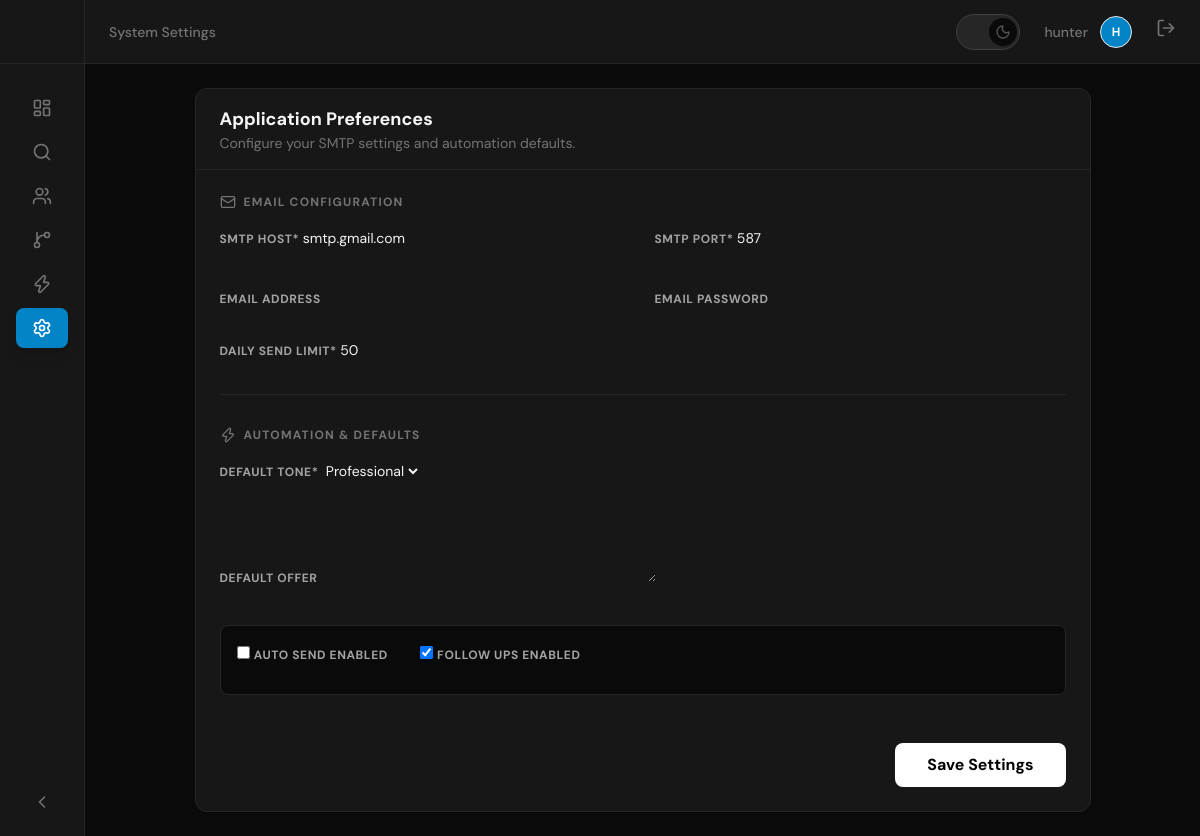
Page /dashboard/settings/ (signed in) on the committed database.
### leads/models.py (models this page shows, shortened)
class AppSetting(models.Model):
    smtp_host = models.CharField(max_length=255, default='smtp.gmail.com')
    smtp_port = models.IntegerField(default=587)
    email_address = models.EmailField(blank=True)
    email_password = models.CharField(max_length=255, blank=True)
    daily_send_limit = models.IntegerField(default=50)
    default_tone = models.CharField(max_length=20, choices=Lead.TONE_CHOICES, default='professional')
    default_offer = models.TextField(blank=True)
    auto_send_enabled = models.BooleanField(default=False)
    follow_ups_enabled = models.BooleanField(default=True)
    class Meta:
        verbose_name = "Application Setting"
        verbose_name_plural = "Application Settings"

### leads/views.py (the view)
# urls.py: path('settings/', views.settings_view, name='settings'),
@login_required
def settings_view(request):
    setting = AppSetting.objects.first()
    if not setting:
        setting = AppSetting.objects.create()
    if request.method == 'POST':
        form = AppSettingForm(request.POST, instance=setting)
        if form.is_valid():
            form.save()
            messages.success(request, "Settings updated successfully!")
            if request.headers.get('HX-Request'):
                return HttpResponse(status=204, headers={'HX-Trigger': 'settingsUpdated'})
            return redirect('leads:settings')
    else:
        form = AppSettingForm(instance=setting)
    return render(request, 'leads/settings.html', {'form': form})

### leads/forms.py
class AppSettingForm(forms.ModelForm):
    class Meta:
        model = AppSetting
        fields = [
            'smtp_host', 'smtp_port', 'email_address', 'email_password',
            'daily_send_limit', 'default_tone', 'default_offer',
            'auto_send_enabled', 'follow_ups_enabled'
        ]
        widgets = {
            'email_password': forms.PasswordInput(render_value=True),
            'default_offer': forms.Textarea(attrs={'rows': 3}),
        }

### leads/templates/leads/settings.html (shortened to what this page needs)
{% extends "base.html" %}
{% load crispy_forms_tags %}
{% block header_title %}System Settings{% endblock %}
{% block content %}
<div class="max-w-4xl mx-auto">
    <div class="bg-neutral-900 border border-neutral-800 rounded-xl overflow-hidden">
        <div class="px-6 py-4 border-b border-neutral-800">
            <h2 class="text-lg font-bold">Application Preferences</h2>
            <p class="text-sm text-neutral-500">Configure your SMTP settings and automation defaults.</p>
        </div>
        <form hx-post="{% url 'leads:settings' %}" hx-swap="none" class="p-6 space-y-8">
            <section>
                <h3 class="text-xs font-bold text-neutral-500 uppercase tracking-widest mb-4 flex items-center">
                    <i data-lucide="mail" class="w-4 h-4 mr-2"></i>
                    Email Configuration
                </h3>
                <div class="grid grid-cols-1 md:grid-cols-2 gap-6">
                    {{ form.smtp_host|as_crispy_field }}
                    {{ form.smtp_port|as_crispy_field }}
                    {{ form.email_address|as_crispy_field }}
                    {{ form.email_password|as_crispy_field }}
                </div>
                <div class="mt-4">
                    {{ form.daily_send_limit|as_crispy_field }}
                </div>
            </section>
            <section>
                <h3 class="text-xs font-bold text-neutral-500 uppercase tracking-widest mb-4 flex items-center border-t border-neutral-800 pt-8">
                    <i data-lucide="zap" class="w-4 h-4 mr-2"></i>
                    Automation & Defaults
                </h3>
                <div class="grid grid-cols-1 md:grid-cols-2 gap-6">
                    {{ form.default_tone|as_crispy_field }}
                    <div class="col-span-full">
                        {{ form.default_offer|as_crispy_field }}
                    </div>
                </div>
                <div class="flex flex-col md:flex-row gap-8 mt-6 p-4 bg-neutral-950 rounded-lg border border-neutral-800">
                    {{ form.auto_send_enabled|as_crispy_field }}
                    {{ form.follow_ups_enabled|as_crispy_field }}
                </div>
            </section>
            <div class="flex justify-end pt-4">
                <button type="submit" class="bg-white text-black px-8 py-2.5 rounded-lg font-bold hover:bg-neutral-200 transition-colors">
                    Save Settings
                </button>
            </div>
        </form>
    </div>
</div>
{% endblock %}

### templates/base.html (shortened to what this page needs)
<!DOCTYPE html>
<html lang="en" class="dark">
<head>
    <script src="https://cdn.tailwindcss.com"></script>
</head>
<body class="bg-surface-50 text-surface-900 font-sans transition-colors duration-300" hx-headers='{"X-CSRFToken": "{{ csrf_token }}"}'>
    <div class="flex h-screen overflow-hidden" x-data="{ sidebarOpen: false, sidebarCollapsed: $persist(false).as('sidebarCollapsed') }">
        <aside class="fixed inset-y-0 left-0 z-50 bg-surface-100 border-r border-surface-200 transform transition-all duration-300 ease-in-out md:relative md:translate-x-0 sidebar-transition"
               :class="{
                   'translate-x-0': sidebarOpen,
                   '-translate-x-full': !sidebarOpen,
                   'w-64': !sidebarCollapsed,
                   'w-20': sidebarCollapsed
               }">
            <div class="flex items-center h-16 px-6 border-b border-surface-200" :class="sidebarCollapsed ? 'justify-center' : 'justify-between'">
            </div>
            <nav class="mt-6 px-4 space-y-1">
                <a href="{% url 'leads:dashboard' %}" class="flex items-center px-4 py-2.5 text-sm font-medium rounded-lg transition-all group {% if request.resolver_match.url_name == 'dashboard' %}bg-primary-600 text-white shadow-lg shadow-primary-600/20{% else %}text-surface-500 hover:text-surface-950 hover:bg-surface-200{% endif %}" :title="sidebarCollapsed ? 'Dashboard' : ''">
                    <i data-lucide="layout-dashboard" class="w-5 h-5 shrink-0" :class="sidebarCollapsed ? 'mr-0' : 'mr-3'"></i>
                </a>
                <a href="{% url 'leads:scraper-dashboard' %}" class="flex items-center px-4 py-2.5 text-sm font-medium rounded-lg transition-all group {% if request.resolver_match.url_name == 'scraper-dashboard' %}bg-primary-600 text-white shadow-lg shadow-primary-600/20{% else %}text-surface-500 hover:text-surface-950 hover:bg-surface-200{% endif %}" :title="sidebarCollapsed ? 'Scraper' : ''">
                    <i data-lucide="search" class="w-5 h-5 shrink-0" :class="sidebarCollapsed ? 'mr-0' : 'mr-3'"></i>
                </a>
                <a href="{% url 'leads:lead-list' %}" class="flex items-center px-4 py-2.5 text-sm font-medium rounded-lg transition-all group {% if request.resolver_match.url_name == 'lead-list' %}bg-primary-600 text-white shadow-lg shadow-primary-600/20{% else %}text-surface-500 hover:text-surface-950 hover:bg-surface-200{% endif %}" :title="sidebarCollapsed ? 'Leads' : ''">
                    <i data-lucide="users" class="w-5 h-5 shrink-0" :class="sidebarCollapsed ? 'mr-0' : 'mr-3'"></i>
                </a>
                <a href="{% url 'leads:pipeline' %}" class="flex items-center px-4 py-2.5 text-sm font-medium rounded-lg transition-all group {% if request.resolver_match.url_name == 'pipeline' %}bg-primary-600 text-white shadow-lg shadow-primary-600/20{% else %}text-surface-500 hover:text-surface-950 hover:bg-surface-200{% endif %}" :title="sidebarCollapsed ? 'Pipeline' : ''">
                    <i data-lucide="git-branch" class="w-5 h-5 shrink-0" :class="sidebarCollapsed ? 'mr-0' : 'mr-3'"></i>
                </a>
                <a href="{% url 'leads:automation-dashboard' %}" class="flex items-center px-4 py-2.5 text-sm font-medium rounded-lg transition-all group {% if request.resolver_match.url_name == 'automation-dashboard' %}bg-primary-600 text-white shadow-lg shadow-primary-600/20{% else %}text-surface-500 hover:text-surface-950 hover:bg-surface-200{% endif %}" :title="sidebarCollapsed ? 'Automation' : ''">
                    <i data-lucide="zap" class="w-5 h-5 shrink-0" :class="sidebarCollapsed ? 'mr-0' : 'mr-3'"></i>
                </a>
                <a href="{% url 'leads:settings' %}" class="flex items-center px-4 py-2.5 text-sm font-medium rounded-lg transition-all group {% if request.resolver_match.url_name == 'settings' %}bg-primary-600 text-white shadow-lg shadow-primary-600/20{% else %}text-surface-500 hover:text-surface-950 hover:bg-surface-200{% endif %}" :title="sidebarCollapsed ? 'Settings' : ''">
                    <i data-lucide="settings" class="w-5 h-5 shrink-0" :class="sidebarCollapsed ? 'mr-0' : 'mr-3'"></i>
                </a>
            </nav>
            <div class="absolute bottom-4 left-0 w-full px-4 hidden md:block">
                <button @click="sidebarCollapsed = !sidebarCollapsed" class="flex items-center w-full px-4 py-2 text-sm font-medium text-surface-500 hover:text-surface-950 hover:bg-surface-200 rounded-lg transition-all">
                    <i data-lucide="chevron-left" class="w-5 h-5 transition-transform" :class="sidebarCollapsed ? 'rotate-180' : ''"></i>
                </button>
            </div>
        </aside>
        <div class="flex-1 flex flex-col overflow-hidden bg-surface-50">
            <header class="h-16 bg-surface-100 border-b border-surface-200 flex items-center justify-between px-6 transition-colors duration-300">
                <div class="text-sm font-medium text-surface-500">
                    {% block header_title %}Huntly{% endblock %}
                </div>
                <div class="flex items-center space-x-6">
                    <button id="theme-toggle" class="relative inline-flex h-9 w-16 items-center justify-center rounded-full bg-surface-200 border border-surface-300 transition-all duration-300 focus:outline-none">
                        <div class="absolute left-1 flex h-7 w-7 items-center justify-center rounded-full bg-surface-50 shadow-sm transition-all duration-300 transform dark:translate-x-7">
                            <i data-lucide="moon" class="w-4 h-4 hidden dark:block text-surface-400"></i>
                        </div>
                    </button>
                    <a href="{% url 'leads:profile' %}" class="flex items-center space-x-3 group">
                        <span class="text-sm text-surface-500 font-medium group-hover:text-surface-950 transition-colors">{{ user.username }}</span>
                        <div class="w-8 h-8 rounded-full bg-primary-600 border border-primary-500/20 flex items-center justify-center text-xs font-bold text-white group-hover:scale-110 transition-transform">
                            {{ user.username.0|upper }}
                        </div>
                    </a>
                    <form action="{% url 'core:logout' %}" method="post" class="inline">
                        <button type="submit" class="text-surface-500 hover:text-surface-950 transition-colors">
                            <i data-lucide="log-out" class="w-5 h-5"></i>
                        </button>
                    </form>
                </div>
            </header>
            <main class="flex-1 overflow-x-hidden overflow-y-auto bg-surface-50 p-6">
                {% block content %}{% endblock %}
            </main>
        </div>
    </div>
</body>
</html>

### templates/base.html (style rules this page uses)
:root { --primary-50: #f0f9ff; --primary-100: #e0f2fe; --primary-200: #bae6fd; --primary-300: #7dd3fc; --primary-400: #38bdf8; --primary-500: #0ea5e9; --primary-600: #0284c7; --primary-700: #0369a1; --primary-800: #075985; --primary-900: #0c4a6e; --surface-50: #ffffff; --surface-100: #f5f5f5; --surface-200: #eeeeee; --surface-300: #e0e0e0; --surface-400: #bdbdbd; --surface-500: #9e9e9e; --surface-600: #757575; --surface-700: #616161; --surface-800: #424242; --surface-900: #212121; --surface-950: #0a0a0a; }
.dark { --surface-50: #0a0a0a; --surface-100: #171717; --surface-200: #262626; --surface-300: #404040; --surface-400: #525252; --surface-500: #737373; --surface-600: #a3a3a3; --surface-700: #d4d4d4; --surface-800: #e5e5e5; --surface-900: #f5f5f5; --surface-950: #ffffff; }
.sidebar-transition { transition: all 0.3s cubic-bezier(0.4, 0, 0.2, 1); }
body { background-color: var(--surface-50); color: var(--surface-900); }

### leads/templates/leads/settings.html (style rules this page uses)
.textinput, .select, .textarea, .numberinput, .emailinput, .passwordinput { background-color: #171717 !important; border-color: #262626 !important; color: #f5f5f5 !important; font-size: 0.875rem !important; }
label { color: #a3a3a3 !important; font-size: 0.75rem !important; font-weight: 700 !important; text-transform: uppercase !important; letter-spacing: 0.05em !important; margin-bottom: 0.25rem !important; }
.checkboxinput { background-color: #171717 !important; border-color: #262626 !important; }

### rows in the picture
AppSetting: smtp_host "smtp.gmail.com", smtp_port "587", daily_send_limit "50", default_tone "Professional", follow_ups_enabled "☑"

### other values in the picture
{{ user.username }} "hunter"
{{ user.username.0|upper }} "H"
